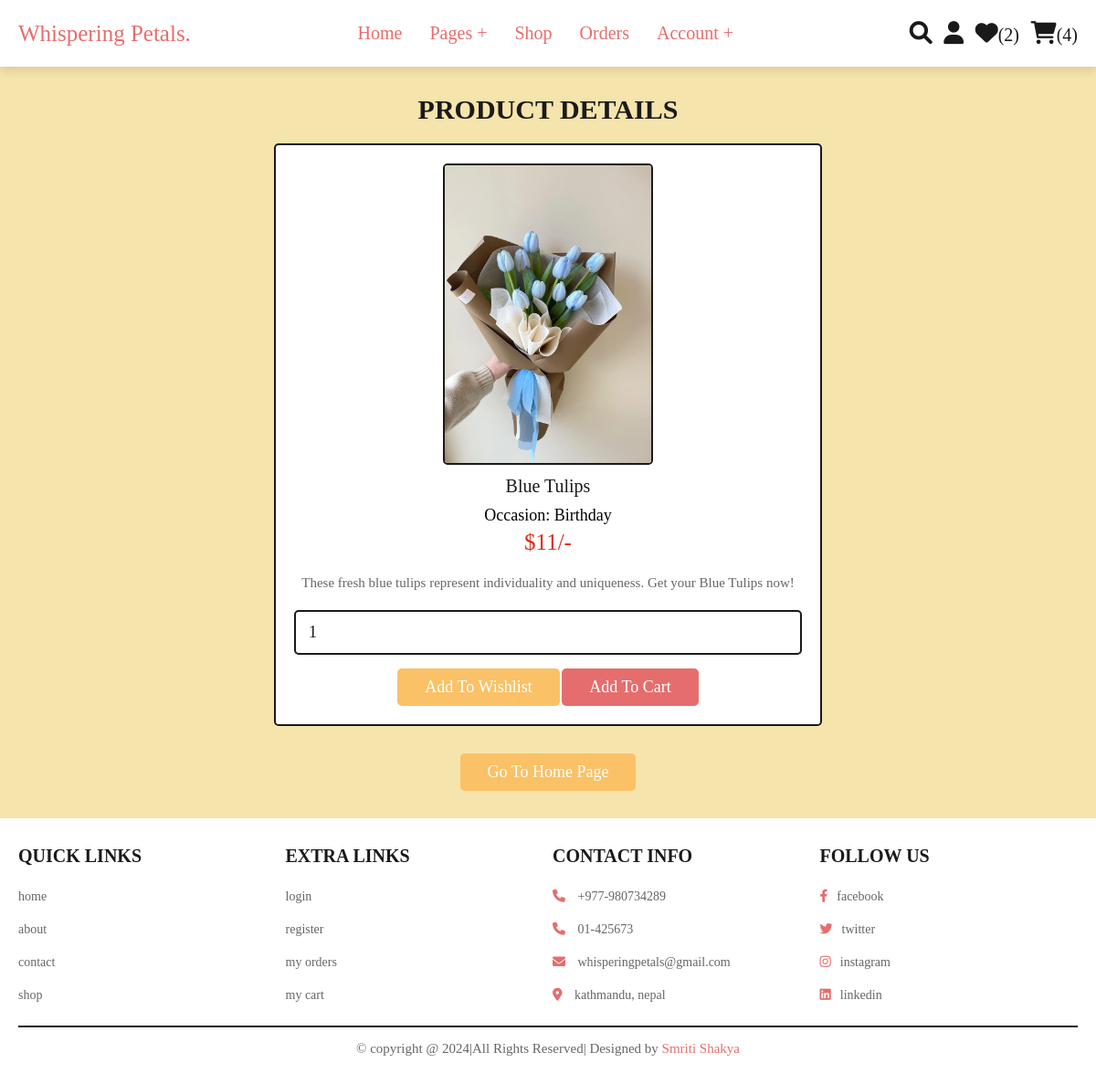
The page /view_page.php?pid=1 (signed in) on the database its author committed.
### tables this page shows
CREATE TABLE `products` (
  `id` int(100) NOT NULL,
  `name` varchar(100) NOT NULL,
  `details` varchar(500) NOT NULL,
  `price` int(100) NOT NULL,
  `image` varchar(100) NOT NULL,
  `categories` varchar(30) DEFAULT NULL
);

### view_page.php (the view, shortened to what this page needs)
<?php
@include 'config.php';
?>
<!DOCTYPE html>
<html lang="en">
<head>
   <link rel="stylesheet" href="https://cdnjs.cloudflare.com/ajax/libs/font-awesome/6.0.0/css/all.min.css">
   <link rel="stylesheet" href="css/style.css">
</head>
<body>
<?php @include 'header.php'; ?>
<section class="quick-view">
    <h1 class="title">product details</h1>
    <?php
        if(isset($_GET['pid'])){
            $pid = $_GET['pid'];
            $select_products = mysqli_query($conn, "SELECT * FROM `products` WHERE id = '$pid'") or die('query failed');
         if(mysqli_num_rows($select_products) > 0){
            while($fetch_products = mysqli_fetch_assoc($select_products)){
    ?>
    <form action="" method="POST">
         <img src="uploaded_img/<?php echo $fetch_products['image']; ?>" alt="" class="image">
         <div class="name"><?php echo $fetch_products['name']; ?></div>
         <div class="categories" style="font-size:18px;"><?php echo "Occasion: ".$fetch_products['categories']; ?></div>
         <div class="price">$<?php echo $fetch_products['price']; ?>/-</div>
         <div class="details"><?php echo $fetch_products['details']; ?></div>
         <input type="number" name="product_quantity" value="1" min="0" class="qty">
         <input type="submit" value="add to wishlist" name="add_to_wishlist" class="option-btn">
         <input type="submit" value="add to cart" name="add_to_cart" class="btn">
      </form>
    <?php
            }
        }else{
        echo '<p class="empty">no products details available!</p>';
        }
    }
    ?>
    <div class="more-btn">
        <a href="home.php" class="option-btn">go to home page</a>
    </div>
</section>
<?php @include 'footer.php'; ?>
</body>
</html>

### css/style.css (style rules this page uses)
:root { --pink:#e66d6d; --red:#dd2d19; --orange:#fac166; --black:#1b1a1a; --white:#fff; --light-color:#666; --light-white:#ccc; --green:#dff0b6; --light-bg:#f5e4ac; --blue:#189fd4; --border:.2rem solid var(--black); --box-shadow:0 .5rem 1rem rgba(0,0,0,.1); }
* { font-family:cursive; margin:0; padding:0; box-sizing: border-box; outline: none; border:none; text-decoration: none; transition:all .2s linear; }
html { font-size: 62.5%; overflow-x: hidden; scroll-behavior: smooth; scroll-padding-top: 6.5rem; }
body { background: var(--light-bg); }
section { padding:3rem 2rem; }
.btn, .delete-btn, .option-btn { display: inline-block; border-radius: .5rem; margin-top: 1rem; font-size: 1.8rem; color:var(--white); cursor: pointer; padding:1rem 3rem; text-transform: capitalize; }
.btn { background-color: var(--pink); }
.option-btn { background-color: var(--orange); }
.more-btn { margin-top: 2rem; text-align: center; }
.title { text-align: center; margin-bottom: 2rem; color:var(--black); text-transform: uppercase; font-size: 3rem; }
.quick-view form { max-width: 60rem; padding:2rem; text-align: center; border:var(--border); box-shadow: var(--border); border-radius: .5rem; background-color: var(--white); margin:0 auto; }
.quick-view form .image { height: 33rem; border:var(--border); border-radius: .5rem; }
.quick-view form .name { margin:1rem 0; font-size: 2rem; color:var(--black); }
.quick-view form .price { color:var(--red); font-size: 2.5rem; padding:.5rem 0; }
.quick-view form .details { padding:1rem 0; font-size: 1.5rem; color:var(--light-color); line-height: 2; }
.quick-view form .qty { width: 100%; padding:1.2rem 1.4rem; font-size: 1.8rem; color:var(--black); border-radius: .5rem; border:var(--border); margin:.5rem 0; }

### rows shown on the page
products: image (picture), name "Blue Tulips", categories "Birthday", price "11", details "These fresh blue tulips represent individuality and uniqueness. Get your Blue Tulips now!"

### other values the page prints
$wishlist_num_rows "2"
$cart_num_rows "4"
